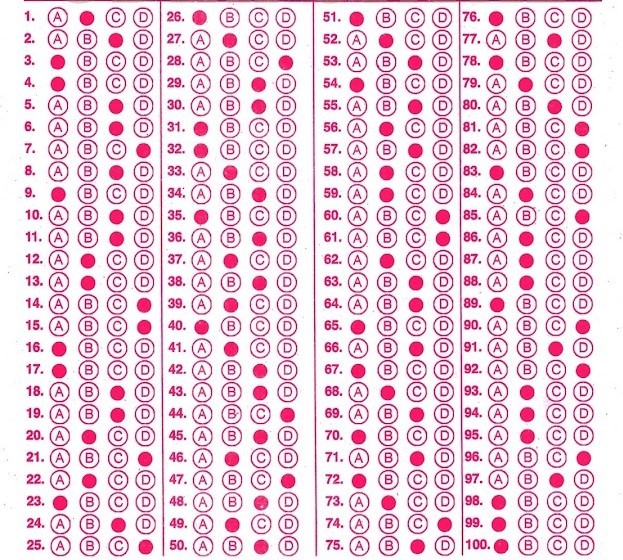
#> input picture masterkey.jpg, 623 x 560 px
$ python -i cvfile.py   (imports and definitions only)
#> lines starting #> are read from the running program, lines starting #| are printed output that depends on the picture; after the words box and inside, x2 and y2 are one past the last pixel; in counts of white or black regions, pixels touching at a corner belong together
import cv2
import numpy as np

width_img = 800
height_img = 800

def reduce_height(img):
    matrix = []
    row = np.vsplit(img,5)
    for r in row:
        col = np.hsplit(r,4)
        for c in col:
            matrix.append(c)
    return matrix

def sub_split(img):
    matrix = np.zeros((5,5))
    rows = np.vsplit(img,5)
    for r in range(len(rows)):
        col = np.hsplit(rows[r],5)
        for c in range(len(col)):
            matrix[r][c] = cv2.countNonZero(col[c])
    return matrix

def get_bubbles(address):
#> called with address = 'masterkey.jpg'
    img = cv2.imread(address) #read image
#> img is the input picture: shape (560, 623, 3); mean B, G, R 221.4, 206.4, 234.8
    img = cv2.resize(img,(width_img,height_img))
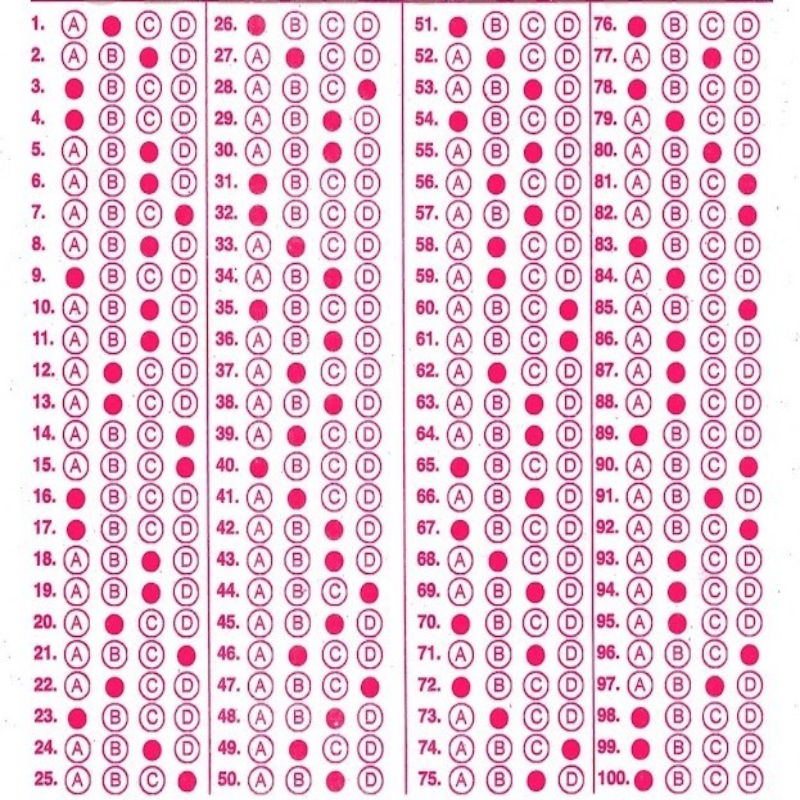
#> img: shape (800, 800, 3); mean B, G, R 221.3, 206.2, 234.7

    imgWarpGray = cv2.cvtColor(img,cv2.COLOR_BGR2GRAY)
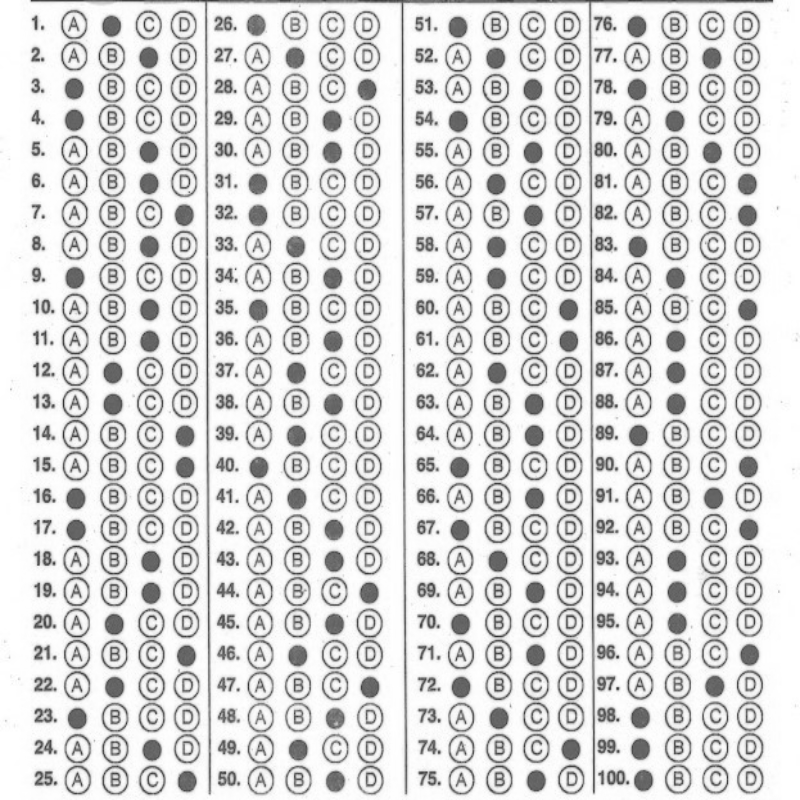
#> imgWarpGray: shape (800, 800); min 46, max 255, mean 216.5
    imgWarpThres = cv2.threshold(imgWarpGray,140,255,cv2.THRESH_BINARY_INV)[1]
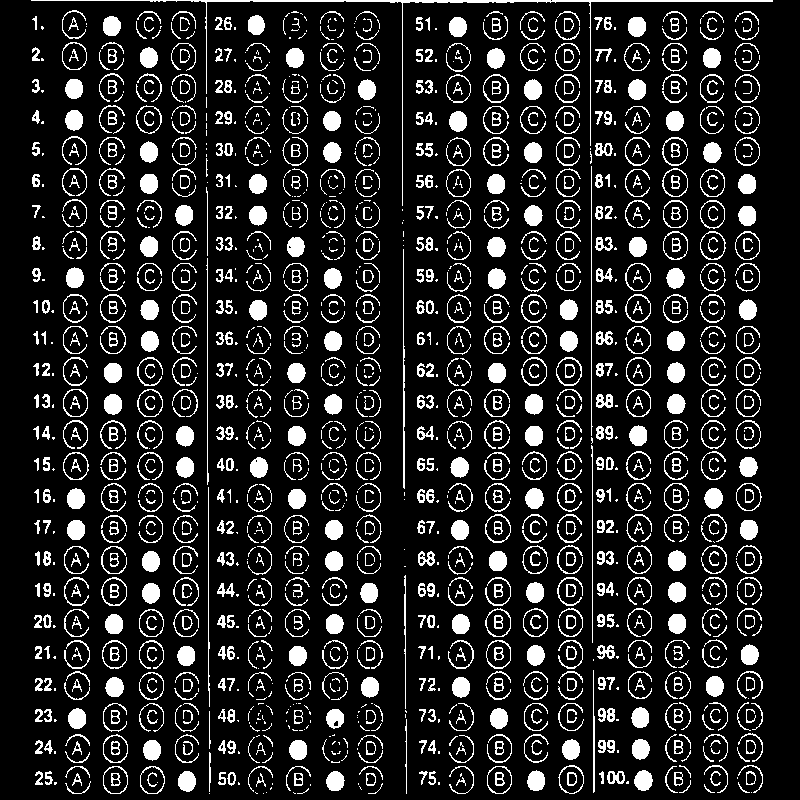
#> imgWarpThres: shape (800, 800); 14.3% white; 1533 white regions (499 under 20 px), largest, box (x1, y1, x2, y2) and area: (31, 0, 773, 206) 1876, (403, 249, 405, 489) 366, (525, 488, 544, 509) 308
    matrix = reduce_height(imgWarpThres)
#> in reduce_height, `row = np.vsplit(img,5)`: row = 5 items
#> the loop in reduce_height, `for r in row:` made 5 passes
#> after the loop in reduce_height, `for r in row:`: matrix = 20 items
#> matrix = 20 items

    marks = dict()
    q = 0
    for i in range(4):
        for j in range(5):
            threshold_matrix = sub_split(cv2.resize(matrix[i+4*j],(300,300)))
            for row in threshold_matrix:
                marks[q+1] = np.where(row == np.amax(row))[0][0]
                q += 1
#> after the loop, marks = 100 items; q = 100
    return marks

>>> result = get_bubbles('masterkey.jpg')
#> result = 100 items
